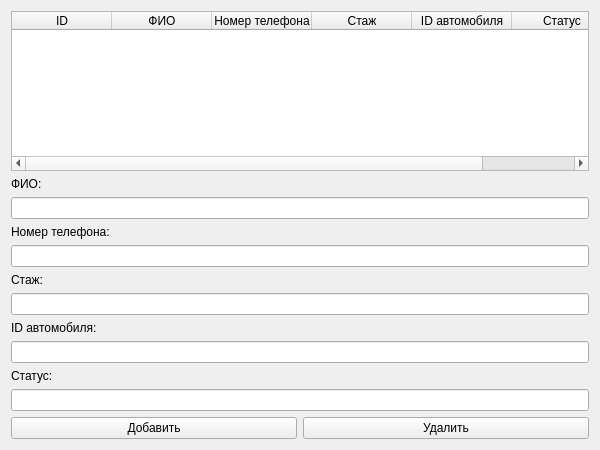
<?xml version="1.0" encoding="UTF-8"?>
<ui version="4.0">
 <class>DriverDirectory</class>
 <widget class="QWidget" name="DriverDirectory">
  <property name="geometry">
   <rect>
    <x>0</x>
    <y>0</y>
    <width>600</width>
    <height>450</height>
   </rect>
  </property>
  <property name="windowTitle">
   <string>Справочник водителей</string>
  </property>
  <layout class="QVBoxLayout" name="verticalLayout">
   <item>
    <widget class="QTableWidget" name="table">
     <column>
      <property name="text">
       <string>ID</string>
      </property>
     </column>
     <column>
      <property name="text">
       <string>ФИО</string>
      </property>
     </column>
     <column>
      <property name="text">
       <string>Номер телефона</string>
      </property>
     </column>
     <column>
      <property name="text">
       <string>Стаж</string>
      </property>
     </column>
     <column>
      <property name="text">
       <string>ID автомобиля</string>
      </property>
     </column>
     <column>
      <property name="text">
       <string>Статус</string>
      </property>
     </column>
    </widget>
   </item>
   <item>
    <widget class="QLabel" name="label_fio">
     <property name="text">
      <string>ФИО:</string>
     </property>
    </widget>
   </item>
   <item>
    <widget class="QLineEdit" name="fio_input"/>
   </item>
   <item>
    <widget class="QLabel" name="label_phone">
     <property name="text">
      <string>Номер телефона:</string>
     </property>
    </widget>
   </item>
   <item>
    <widget class="QLineEdit" name="phone_input"/>
   </item>
   <item>
    <widget class="QLabel" name="label_experience">
     <property name="text">
      <string>Стаж:</string>
     </property>
    </widget>
   </item>
   <item>
    <widget class="QLineEdit" name="experience_input"/>
   </item>
   <item>
    <widget class="QLabel" name="label_car_id">
     <property name="text">
      <string>ID автомобиля:</string>
     </property>
    </widget>
   </item>
   <item>
    <widget class="QLineEdit" name="car_id_input"/>
   </item>
   <item>
    <widget class="QLabel" name="label_status">
     <property name="text">
      <string>Статус:</string>
     </property>
    </widget>
   </item>
   <item>
    <widget class="QLineEdit" name="status_input"/>
   </item>
   <item>
    <layout class="QHBoxLayout" name="horizontalLayout">
     <item>
      <widget class="QPushButton" name="add_button">
       <property name="text">
        <string>Добавить</string>
       </property>
      </widget>
     </item>
     <item>
      <widget class="QPushButton" name="delete_button">
       <property name="text">
        <string>Удалить</string>
       </property>
      </widget>
     </item>
    </layout>
   </item>
  </layout>
 </widget>
 <resources/>
 <connections/>
</ui>
